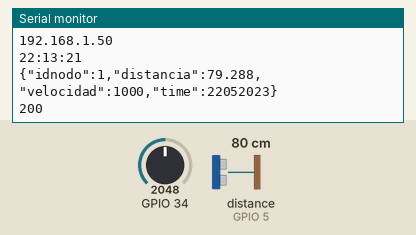
The sketch below on a simulated ESP32. On the bench: the last lines printed to the serial monitor. Wiring (inferred from the names in the program): ultrasonic range finder: trigger GPIO 18; echo GPIO 5. Inputs (shaded band) come from the test bench; at power-on: distance to the obstacle (sensor on GPIO 5) 80 cm, GPIO 34 = 2048. The echo pulse lasts 58.3 µs per cm; WiFi joins after 1.5 s; servers stay silent unless stated; uploads are accepted with an empty reply; the local clock reads 2024-03-15 10:24:30 at power-on unless the sketch sets it.

Above: at 5.7 s.
5.8 s: distance to the obstacle (sensor on GPIO 5) set to 2 cm
At 9.88 s:
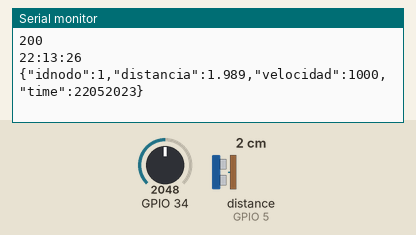
11.6 s: GPIO 34 set to 2866
At 16.2 s:
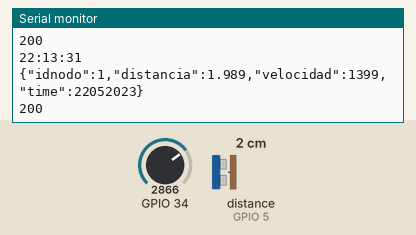
17.4 s: distance to the obstacle (sensor on GPIO 5) set to 4 cm
At 21.4 s:
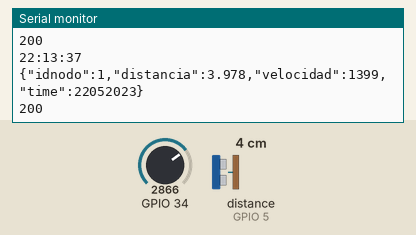
23.2 s: GPIO 34 set to 3603
At 26.7 s:
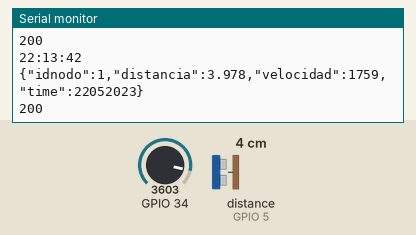
Timing chart, 0 to 28.2 s (numbered marks = the images above; inputs shaded):
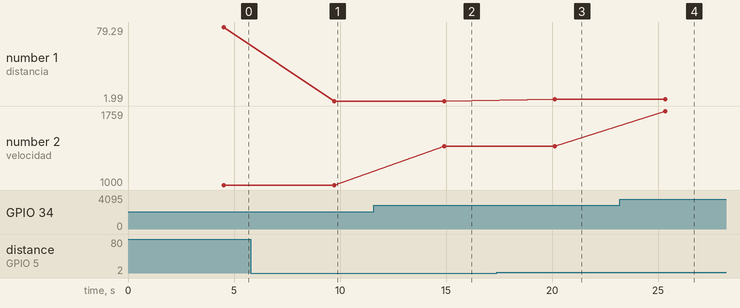

The sketch:

final_iot.ino
```cpp
#include <WiFi.h>
#include <HTTPClient.h>
#include <WiFi.h>
#include <ArduinoJson.h>
#include <RTClib.h>
RTC_DS3231 rtc;
#define Led 2
#define echoPin 5 // attach pin Echo of HC-SR04
#define trigPin 18 //attach pin  Trig of HC-SR04
double vel_x;
long duration; // variable for the duration of sound wave travel
double distance; // variable for the distance measurement
const char* ssid = "Ospina65";
const char* password = "princesa9711";
StaticJsonDocument<300> doc;
int nodo =1;


void setup() {

pinMode(trigPin, OUTPUT); // Sets the trigPin as an OUTPUT
pinMode(echoPin, INPUT); // Sets the echoPin as an INPUT
Serial.begin(115200); //Serial connection
setup_wifi(); //WiFi connection
delay(1500);

if (! rtc.begin()) {				// si falla la inicializacion del modulo
  Serial.println("Modulo RTC no encontrado !");	// muestra mensaje de error
  while (1);					// bucle infinito que detiene ejecucion del programa
  }

  rtc.adjust(DateTime(__DATE__, __TIME__));
    delay(1500);
}
void setup_wifi() {
delay(10);
// We start by connecting to a WiFi network
Serial.println();
Serial.print("Connecting to ");
Serial.println(ssid);
WiFi.begin(ssid, password);
while (WiFi.status() != WL_CONNECTED) {
delay(500);
Serial.print(".");
}
Serial.println("");
Serial.println("WiFi connected");
Serial.println("IP address: ");
Serial.println(WiFi.localIP());
}
void loop() {
digitalWrite(trigPin, LOW);
  delayMicroseconds(2);
  // Sets the trigPin HIGH (ACTIVE) for 10 microseconds
  digitalWrite(trigPin, HIGH);
  delayMicroseconds(10);
  digitalWrite(trigPin, LOW);
  // Reads the echoPin, returns the sound wave travel time in microseconds
  duration = pulseIn(echoPin, HIGH);
  // Calculating the distance
  distance = duration * 0.034 / 2; // Speed of sound wave divided by 2 (go and back)
  // Displays the distance on the Serial Monitor

int vel = analogRead(34);
  vel_x=map(vel,0,4096,0,2000);
  DateTime fecha = rtc.now();

String variable;

 //StaticJsonDocument<200> doc;
DynamicJsonDocument doc(1024);

  doc["idnodo"] = nodo;
  doc["distancia"] = distance;
  doc["velocidad"] = vel_x;
  doc["time"] = 22052023;

Serial.print(fecha.hour());
  Serial.print(":");
  Serial.print(fecha.minute());
  Serial.print(":");
  Serial.println(fecha.second());

serializeJson(doc, variable);
//Serial.println("dato a enviar: "+ variable);
int lon = variable.length()+1;
Serial.println(variable);
char datojson[lon];
HTTPClient http;
WiFiClient client;
http.begin(client, "http://192.168.1.60:3000/final_diego");
http.addHeader("Content-Type", "application/json");
int httpCode = http.POST(variable); //Send the request
String payload = http.getString(); //Get the response
Serial.println(httpCode); //Print HTTP return code

Serial.println(payload); //Print request response payload
http.end(); //Close connection
delay(5000); //Send a request every 30 seconds
}
```

Measured:
- after the input at 5.8 s, the serial monitor: prints a new line after 3.9 s (image 1)
- after the input at 11.6 s, the serial monitor: prints a new line after 3.3 s (image 2)
- after the input at 17.4 s, the serial monitor: prints a new line after 2.7 s (image 3)
- after the input at 23.2 s, the serial monitor: prints a new line after 2.1 s (image 4)
- plotted number 1: 79.29 → 1.99 after the input at 5.8 s, 1.99 → 3.98 after the input at 17.4 s
- plotted number 2: 1000 → 1399 after the input at 11.6 s, 1399 → 1759 after the input at 23.2 s
